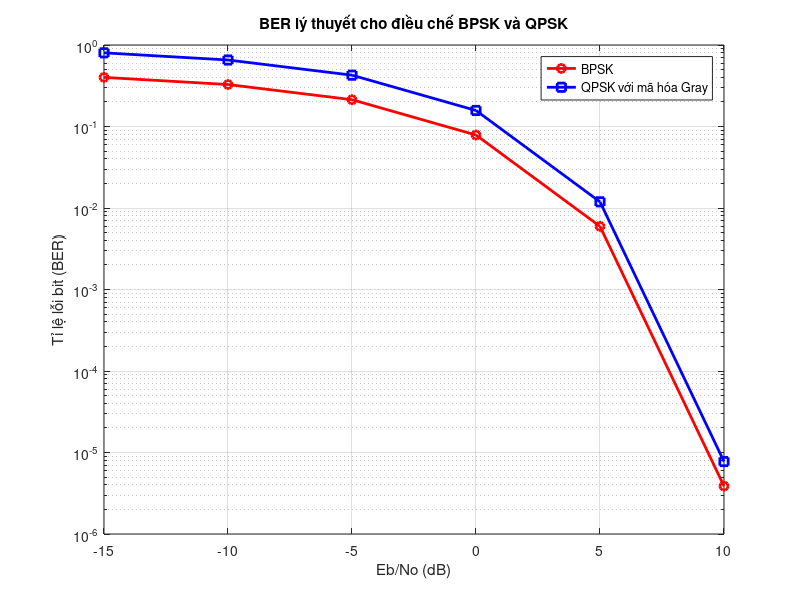

MATLAB code to generate this figure:
clear all;
close all;

% Định nghĩa dải Eb/No (dB)
EbNo_dB = -15:5:10;

% Chuyển đổi từ dB sang tỉ lệ tuyến tính
EbNo_linear = 10.^(EbNo_dB/10);

% Tính toán BER lý thuyết cho BPSK sử dụng công thức Pe = Q(sqrt(2*Eb/No))
BER_theoretical_BPSK = qfunc(sqrt(2*EbNo_linear));

% Tính toán BER lý thuyết cho QPSK sử dụng công thức Pe = Q(sqrt(2*Eb/No))
BER_theoretical_QPSK = 2*qfunc(sqrt(2*EbNo_linear));

f = [];
%% Vẽ đồ thị kết quả lý thuyết
figure;
semilogy(EbNo_dB, BER_theoretical_BPSK, 'r-o', 'LineWidth', 2);
hold on;
semilogy(EbNo_dB, BER_theoretical_QPSK, 'b-s', 'LineWidth', 2);
grid on;
xlabel('Eb/No (dB)');
ylabel('Tỉ lệ lỗi bit (BER)');
title('BER lý thuyết cho điều chế BPSK và QPSK');
legend('BPSK', 'QPSK với mã hóa Gray');
